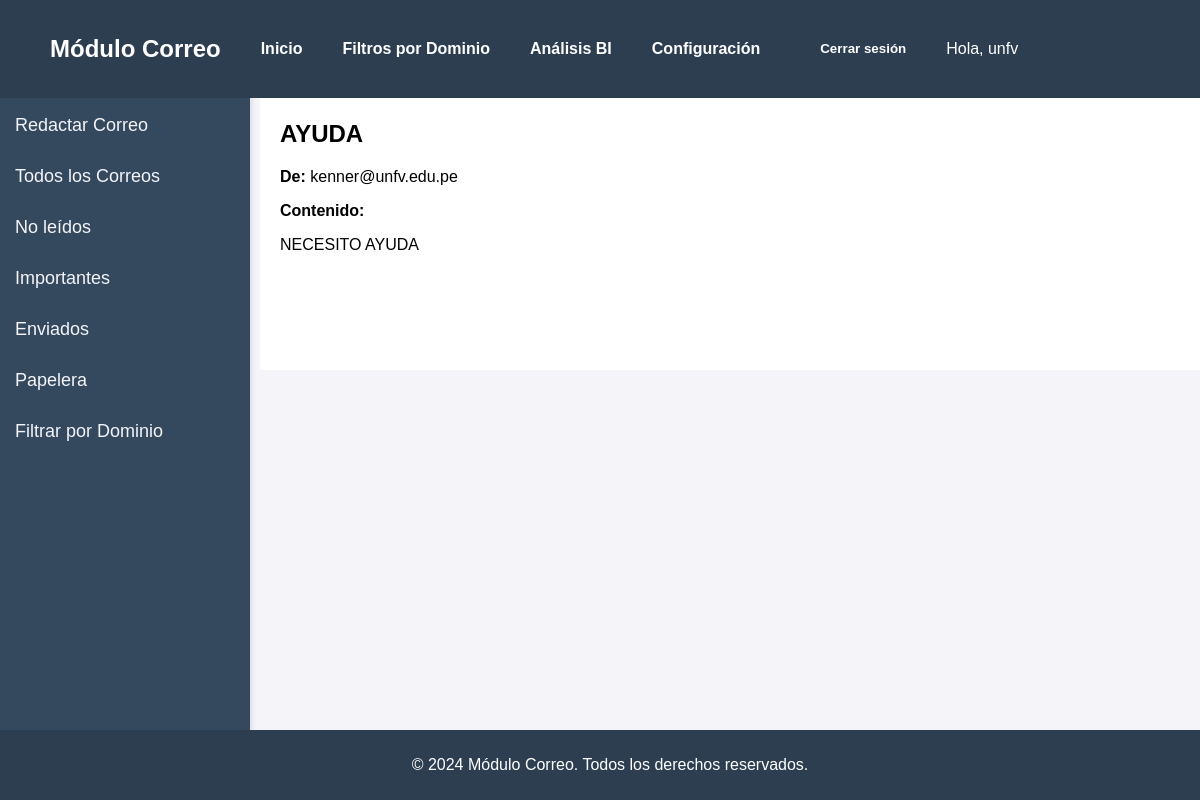
Screenshot of /home/ver_correo/1/ (signed in) with the database file from the repository.
### emails/models.py (models this page shows, shortened)
class Correo(models.Model):
    remitente = models.ForeignKey(User, on_delete=models.CASCADE, related_name="enviados")
    destinatario = models.ForeignKey(User, on_delete=models.CASCADE, related_name="correos_recibidos")  # Mantienes la relación ManyToMany
    asunto = models.CharField(max_length=200)
    contenido = models.TextField()
    fecha_envio = models.DateTimeField(auto_now_add=True)
    eliminado_por_remitente = models.BooleanField(default=False)  # Nuevo campo
    eliminado_por_destinatario = models.BooleanField(default=False)

### emails/views.py (the view)
# urls.py: path('ver_correo/<int:correo_id>/', views.ver_correo, name='ver_correo'),
@login_required
def ver_correo(request, correo_id):
    correo = Correo.objects.get(id=correo_id)
    return render(request, 'emails/ver_correo.html', {'correo': correo})

### Templates/emails/ver_correo.html
{% extends 'emails/base.html' %}
{% block content %}
  <h2>{{ correo.asunto }}</h2>
  <p><strong>De:</strong> {{ correo.remitente.username }}</p>
  <p><strong>Contenido:</strong></p>
  <p>{{ correo.contenido }}</p>
{% endblock %}

### Templates/emails/base.html (shortened to what this page needs)
<!DOCTYPE html>
<html lang="es">
<head>
</head>
<body>
    <div class="navbar">
        <div class="logo">
            <h2>Módulo Correo</h2>
        </div>
        <a href="{% url 'inbox' %}">Inicio</a>
        <a href="#">Filtros por Dominio</a>
        <a href="#">Análisis BI</a>
        <a href="#">Configuración</a>
        <form action="{% url 'logout' %}" method="post" style="display: inline;">
            <button type="submit">Cerrar sesión</button>
        </form>
        <span class="user-info">Hola, {{ user.username }}</span>
    </div>
    <div class="sidebar">
        <a href="{%url 'redactar_correo'%}">Redactar Correo</a>
        <a href="{% url 'inbox' %}">Todos los Correos</a>
        <a href="#">No leídos</a>
        <a href="#">Importantes</a>
        <a href="{% url 'correos_enviados' %}">Enviados</a>
        <a href="{% url 'correos_eliminados' %}">Papelera</a>
        <a href="#">Filtrar por Dominio</a>
    </div>
    <div class="main-content">
        {% block content %}{% endblock %}
    </div>
    <footer>
        <p>&copy; 2024 Módulo Correo. Todos los derechos reservados.</p>
    </footer>
</body>
</html>

### Templates/emails/base.html (style rules this page uses)
body { font-family: Arial, sans-serif; margin: 0; padding: 0; background-color: #f4f4f9; }
.navbar { background-color: #2c3e50; color: white; padding: 15px 50px; display: flex; justify-content: flex-start; align-items: center; gap: 20px; position: fixed; top: 0; width: 100%; z-index: 1; }
.navbar .logo { margin-right: 20px; }
.navbar a, .navbar button { color: white; text-decoration: none; font-weight: bold; background: none; border: none; cursor: pointer; }
.navbar a { margin-right: 20px; }
.sidebar { width: 250px; background-color: #34495e; position: fixed; top: 80px; left: 0; height: calc(100% - 80px); padding-top: 20px; box-shadow: 2px 0 5px rgba(0, 0, 0, 0.1); }
.sidebar a { padding: 15px; text-decoration: none; font-size: 18px; color: #f4f4f9; display: block; }
.main-content { margin-left: 260px; padding: 100px 20px; background-color: white; }
button { padding: 10px 20px; background-color: #2c3e50; color: white; border: none; border-radius: 5px; cursor: pointer; }
footer { text-align: center; padding: 10px; background-color: #2c3e50; color: white; position: fixed; bottom: 0; width: 100%; }

### rows the page displays
Correo: asunto "AYUDA", remitente.username "kenner@unfv.edu.pe", contenido "NECESITO AYUDA"

### other values shown
{{ user.username }} "unfv"
